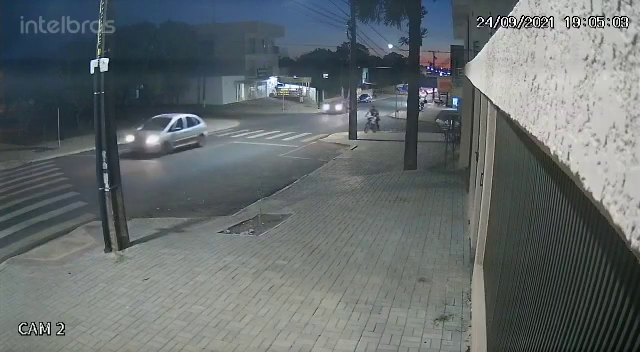
#> input picture frame 20 of video/CAR_CRASH.mp4, 640 x 352 px, given in place of *.mp4, which was not available
$ jupyter execute Subtraction.ipynb
#> lines starting #> are read from the running program, lines starting #| are printed output that depends on the picture; after the words box and inside, x2 and y2 are one past the last pixel; in counts of white or black regions, pixels touching at a corner belong together; pictures that were not available may be replaced by others from this repository, and a replacement may not be noted
[cell 1]
import cv2
import time
import numpy as np

[cell 2]
cap = cv2.VideoCapture("video\*.mp4")
(grabbed, frame) = cap.read()
#> frame is the input picture: shape (352, 640, 3); mean B, G, R 108.4, 107.1, 99.8
fshape = frame.shape
#> fshape = (352, 640, 3)
size = (fshape[1], fshape[0])
#> size = (640, 352)
#out = cv2.VideoWriter('outputs/video/video.mp4',cv2.VideoWriter_fourcc(*'mp4v'), 30, size)
# Object detection from Stable camera
object_detector = cv2.createBackgroundSubtractorKNN(detectShadows=False, history=20)
while cap.isOpened():
    ret, frame = cap.read()
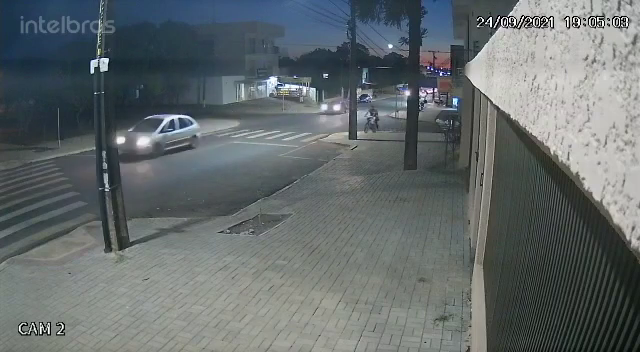
#> input picture frame 21 of video/CAR_CRASH.mp4, 640 x 352 px, given in place of *.mp4, which was not available
#> frame is the input picture: shape (352, 640, 3); mean B, G, R 108.5, 107.1, 99.9
    if not ret:
        time.sleep(1)
        break
    frame = cv2.resize(frame, None, None, 4,4)
#> frame: shape (1408, 2560, 3)
    """frame = cv2.cvtColor(frame, cv2.COLOR_BGR2HSV)
    lower_color = np.array([0,0,0])
    upper_color = np.array([255,255,240])"""
    #frame = cv2.resize(frame, None, None, 2,2)
    gray = cv2.cvtColor(frame, cv2.COLOR_BGR2GRAY)
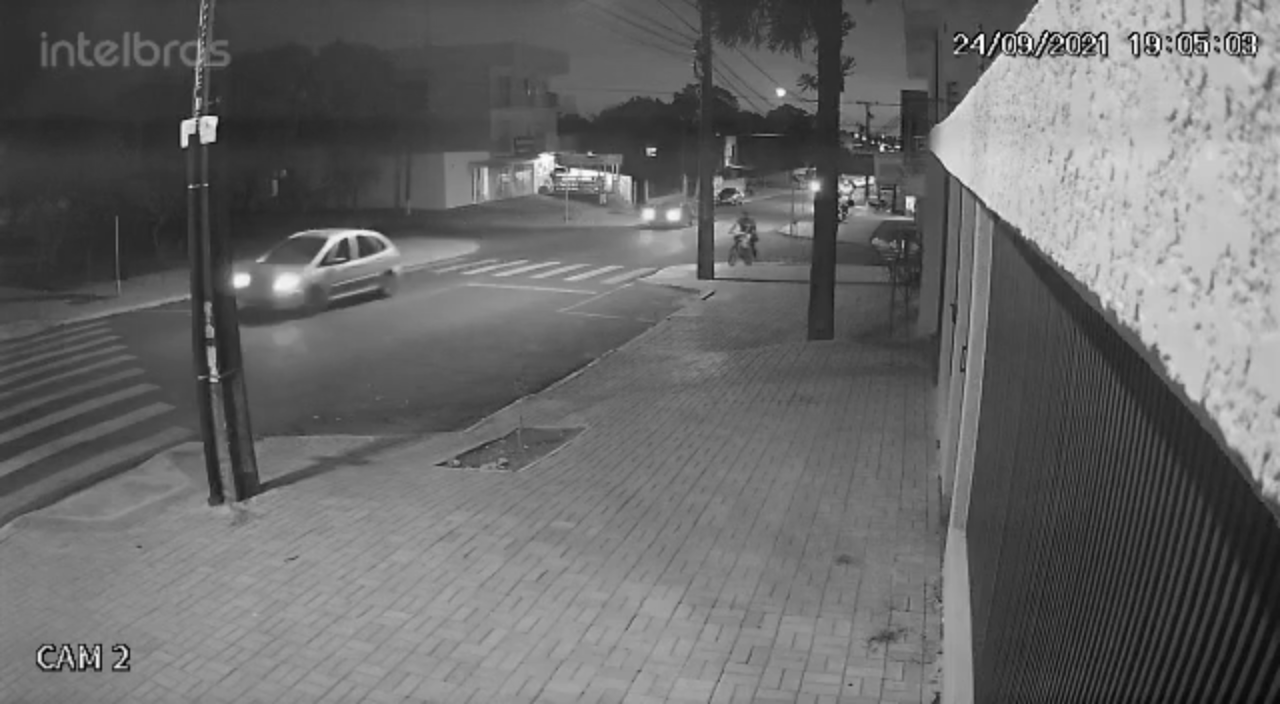
#> gray: shape (1408, 2560) (shown at 1/2 size); min 0, max 255, mean 105
    blur = cv2.medianBlur(gray,3)
    #_, bin = cv2.threshold(gray, 50, 255, cv2.THRESH_BINARY)
    bin = cv2.adaptiveThreshold(gray, 255, cv2.ADAPTIVE_THRESH_GAUSSIAN_C, cv2.THRESH_BINARY, 11, 2)
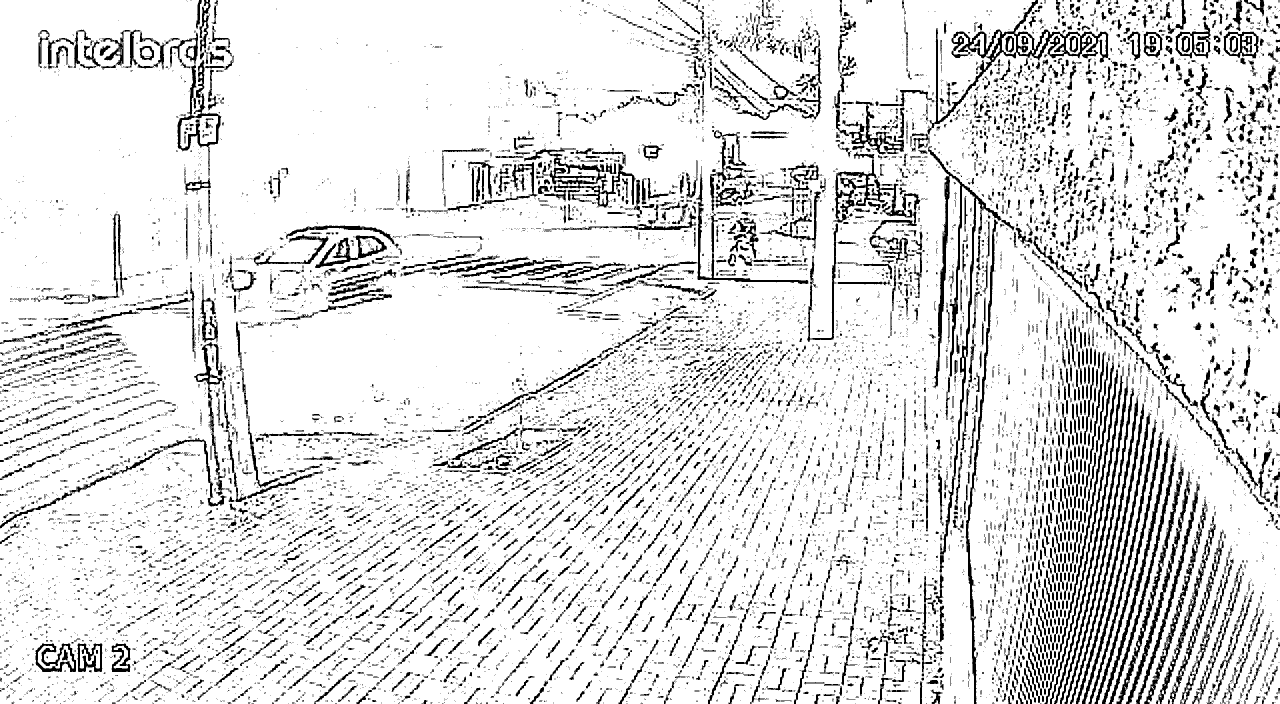
#> bin: shape (1408, 2560) (shown at 1/2 size); 87.2% white; 13450 black regions (9954 under 20 px), largest, box (x1, y1, x2, y2) and area: (1855, 0, 2217, 269) 9241, (1856, 292, 2003, 954) 9042, (1048, 295, 1272, 415) 5249

    #canny = cv2.Canny(gray, 100, 200)
    # 1. Object Detection
    mask = object_detector.apply(gray)
#> mask: shape (1408, 2560); every value is 255
    #_, bin = cv2.threshold(mask, 230, 255, cv2.THRESH_BINARY)
    kernel = cv2.getStructuringElement(cv2.MORPH_RECT,(5,5))
    mask1 = cv2.morphologyEx(bin, cv2.MORPH_OPEN, kernel)
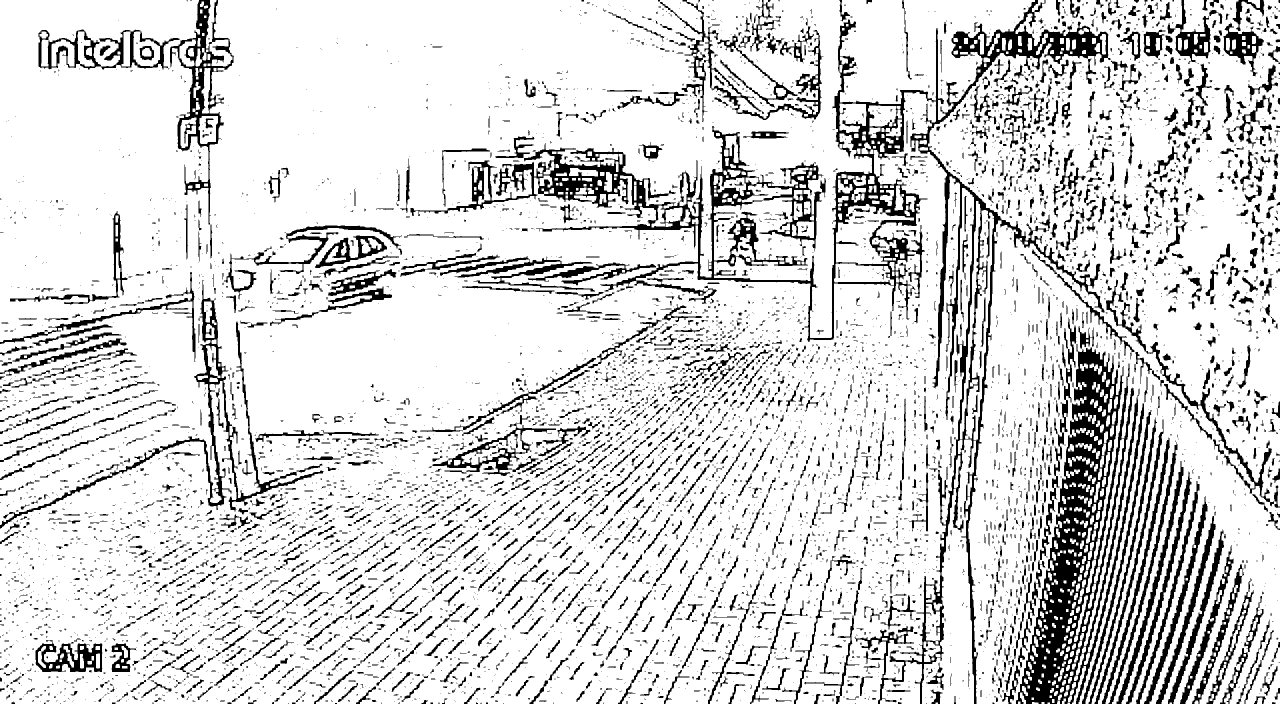
#> mask1: shape (1408, 2560) (shown at 1/2 size); 84.5% white; 7436 black regions (5165 under 20 px), largest, box (x1, y1, x2, y2) and area: (821, 0, 2221, 1408) 111958, (2032, 688, 2288, 1408) 57853, (0, 560, 648, 1057) 13538

    #cv2.imshow("before", frame)
    #channel3 = np.stack((bin,)*3, axis=-1)
    cv2.imshow("after", mask1)
    #out.write(channel3)
    if cv2.waitKey(30) == 27:
#> (key Esc is pressed here)
        break
#out.release()
cap.release()
cv2.destroyAllWindows()

$ run again, starting later in the video
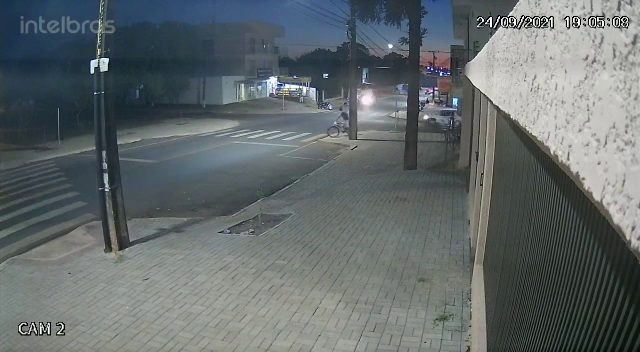
#> input picture frame 90 of video/CAR_CRASH.mp4, 640 x 352 px, given in place of *.mp4, which was not available
#> frame is the input picture: shape (352, 640, 3); mean B, G, R 108.1, 106.9, 99.3
#> frame: shape (1408, 2560, 3)
#> `bin = cv2.adaptiveThreshold(gray, 255, cv2.ADAPTIVE_THRESH_GAUSSIAN_C,..`:
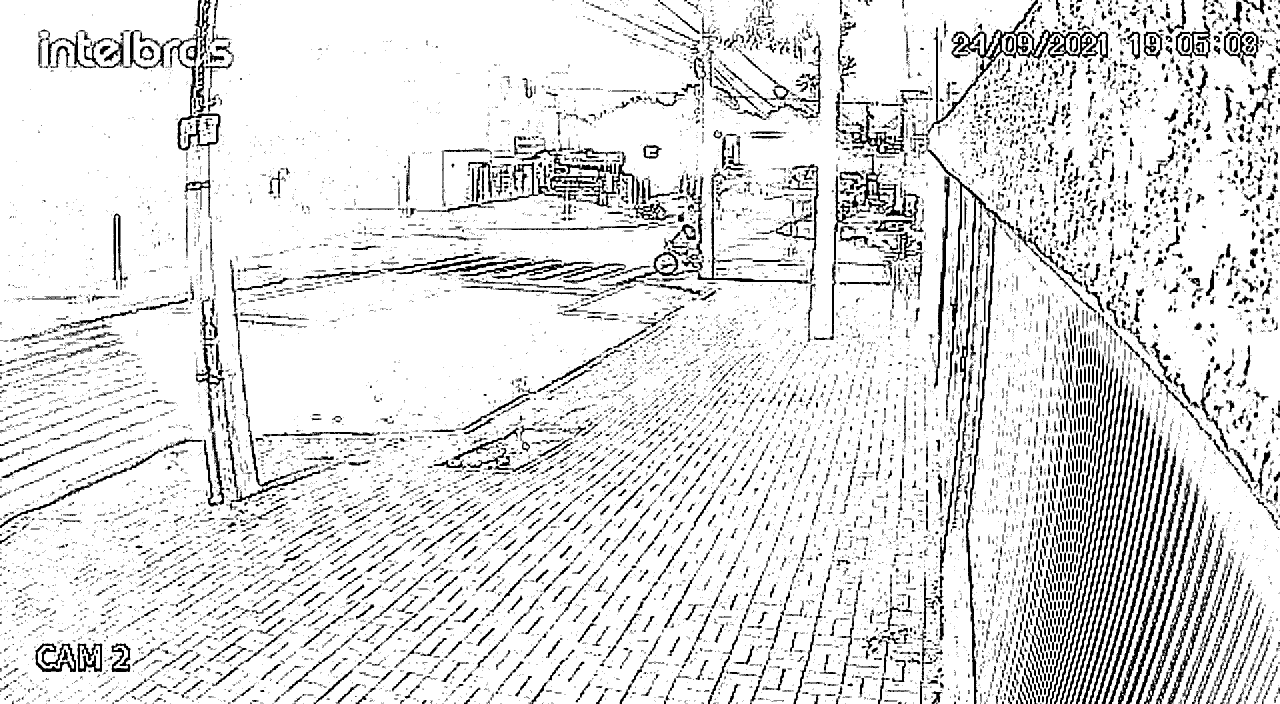
#> bin: shape (1408, 2560) (shown at 1/2 size); 87.4% white; 13346 black regions (9951 under 20 px), largest, box (x1, y1, x2, y2) and area: (1853, 280, 2028, 1408) 15781, (1855, 0, 2217, 269) 9536, (963, 294, 1269, 416) 6918
#> mask: shape (1408, 2560); every value is 255
#> `mask1 = cv2.morphologyEx(bin, cv2.MORPH_OPEN, kernel)`:
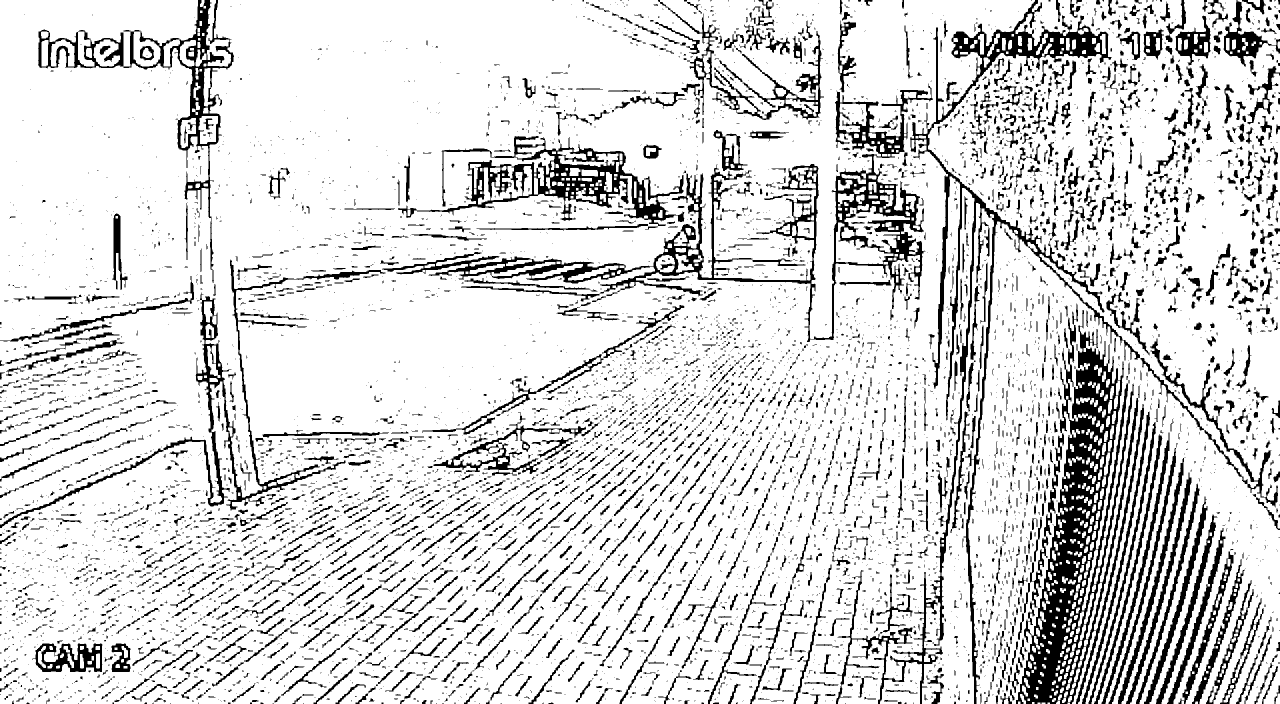
#> mask1: shape (1408, 2560) (shown at 1/2 size); 84.7% white; 7204 black regions (4984 under 20 px), largest, box (x1, y1, x2, y2) and area: (2032, 620, 2288, 1408) 64237, (764, 167, 1866, 684) 45946, (1820, 0, 2280, 1408) 38345

$ run again, starting later in the video
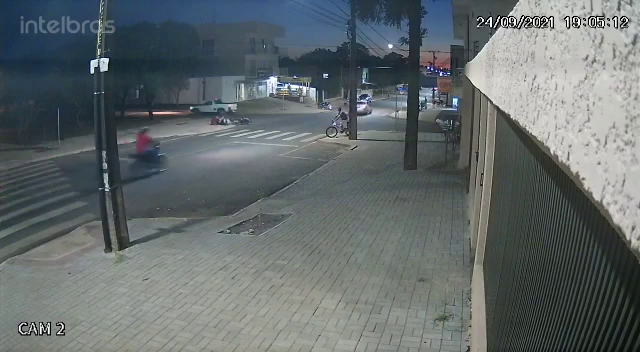
#> input picture frame 161 of video/CAR_CRASH.mp4, 640 x 352 px, given in place of *.mp4, which was not available
#> frame is the input picture: shape (352, 640, 3); mean B, G, R 108.5, 106.9, 99.4
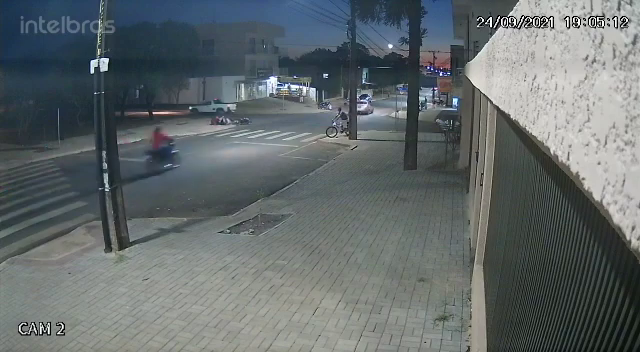
#> input picture frame 162 of video/CAR_CRASH.mp4, 640 x 352 px, given in place of *.mp4, which was not available
#> frame is the input picture: shape (352, 640, 3); mean B, G, R 108.5, 106.9, 99.3
#> frame: shape (1408, 2560, 3)
#> bin: shape (1408, 2560); 86.9% white; 13375 black regions (9900 under 20 px), largest, box (x1, y1, x2, y2) and area: (1855, 299, 2029, 1408) 15494, (1823, 0, 2224, 273) 9791, (1101, 303, 1279, 416) 4762
#> mask: shape (1408, 2560); every value is 255
#> `mask1 = cv2.morphologyEx(bin, cv2.MORPH_OPEN, kernel)`:
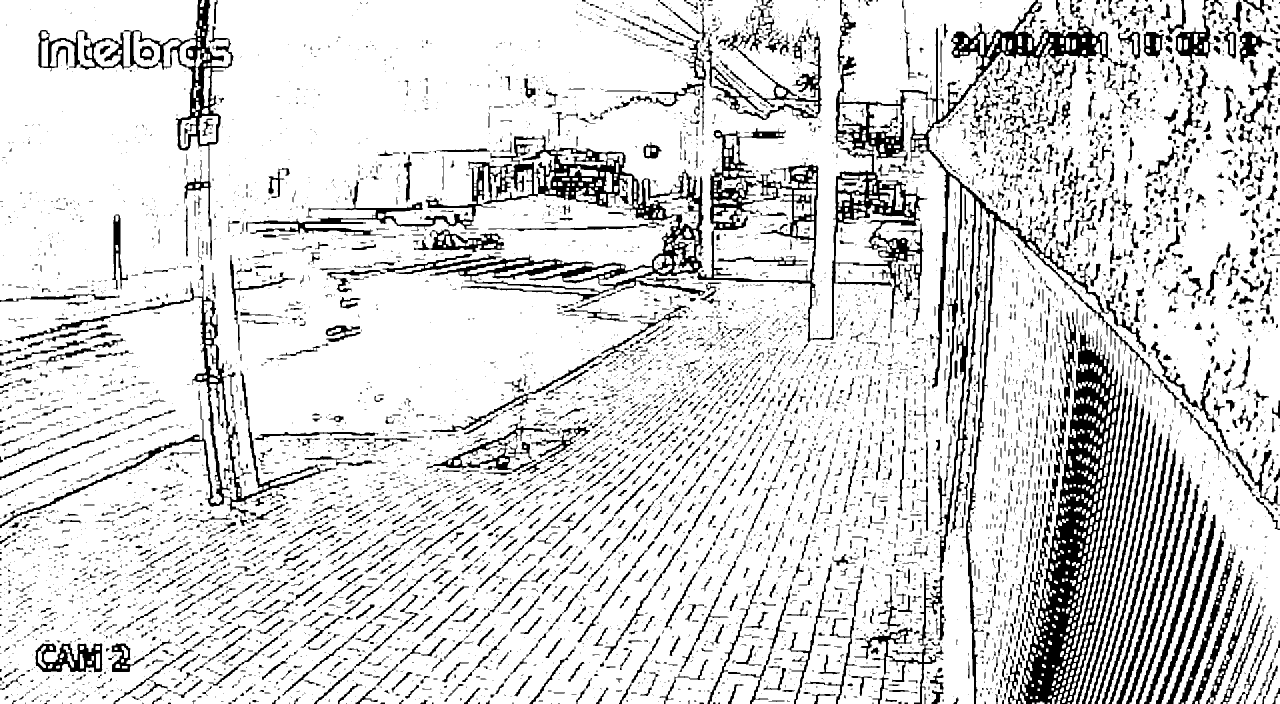
#> mask1: shape (1408, 2560) (shown at 1/2 size); 84.2% white; 7398 black regions (5046 under 20 px), largest, box (x1, y1, x2, y2) and area: (492, 0, 2292, 1408) 124742, (2016, 623, 2288, 1408) 64453, (76, 0, 468, 520) 16217
